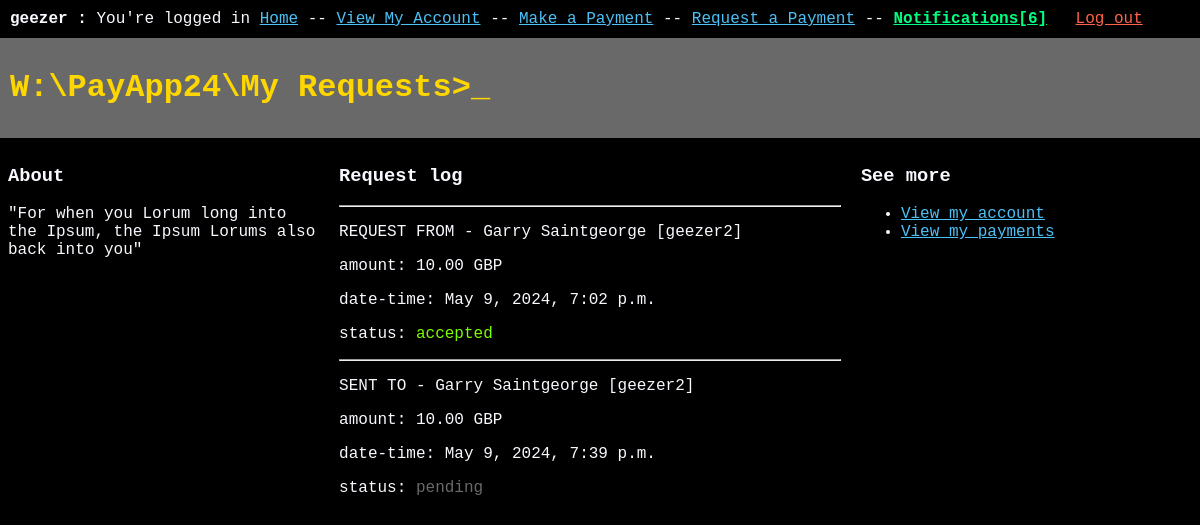
Screenshot of /payapp/my_requests (signed in) with the database file from the repository.
### payapp/models.py (models this page shows, shortened)
class UserAccount(AbstractUser):
    def name_str(self):
        return "{} {} [{}]".format(self.first_name, self.last_name, self.username)
    def requests_sent(self):
        return Request.objects.filter(recipient__account=self)
    def requests_received(self):
        return Request.objects.filter(sender__account=self)
    def requests_all(self):
        return self.requests_received() | self.requests_sent()
    def get_notifications(self):
        return Notification.objects.filter(user=self)
    def notification_count(self):
        return self.get_notifications().count()

class AbstractMoneyMovement(models.Model):
    sender = models.ForeignKey(Holding, name="sender", on_delete=models.CASCADE, related_name="sent_from")
    recipient = models.ForeignKey(Holding, name="recipient", on_delete=models.CASCADE, related_name="received_by")
    value = models.FloatField(verbose_name="Value (as sent)")
    date_made = models.DateTimeField(auto_now_add=1)
    def value_str(self, format_for_recipient=False):
        if format_for_recipient and self.cross_currency():
            f = self.recipient.convert_to_native_currency(self.value, self.sender.currency)
            return format_for_currency(f, self.recipient.currency)
        else:
            return format_for_currency(value=self.value, currency=self.sender.currency)
    def cross_currency(self):
        return self.sender.currency != self.recipient.currency

### payapp/views.py (the view, shortened to what this page needs)
# urls.py: path('my_requests', csrf_exempt(views.my_requests))
@login_required
def my_requests(request):
    context = default_context(request, "My requests")
    requests_all = request.user.requests_all()
    request_list = []
    for r in requests_all:
        sent = (r.recipient == request.user.holding)
        stuff: dict
        if sent:
            stuff = {
                "sent": True,
                "other": r.sender.account.name_str(),
                "amount": r.value_str(format_for_recipient=True),
                "datetime": r.date_made,
                "status": r.status
            }
            if r.cross_currency(): stuff['other_currency'] = r.sender.currency
        else:
            stuff = {
                "sent": False,
                "other": r.recipient.account.name_str(),
                "amount": r.value_str(),
                "datetime": r.date_made,
                "status": r.status,
                "id": r.id
            }
            if r.cross_currency(): stuff['other_currency'] = r.recipient.currency
        request_list.append(stuff)
    context["request_list"] = request_list
    return render(request, "user_info/my_requests.html", context)

### payapp/models.py (called while the page is built)
def format_for_currency(value, currency="GBP"):
    return "{:.2f} {}".format(value, currency)

### webapps2024/views.py (called while the page is built)
def default_context(_request, page_title: str) -> dict:
    context = {
        'page_title': page_title,
        'logged_in': _request.user.is_authenticated,
        'user': _request.user,
    }
    if context['logged_in']:
        context.update({
            'notification_count': _request.user.notification_count()
        })
    return context

### templates/user_info/my_requests.html (shortened to what this page needs)
{% extends 'base.html' %}
{% block content %}
    <div class="row">
        <div class="column-narrow">
            <h3>About</h3>
            "For when you Lorum long into the Ipsum, the Ipsum Lorums also back into you"
        </div>
        <div class="column">
            <h3>Request log</h3>
        {% for r in request_list %}
            <div class="request-log">
                <hr class="greyed">
                <p>{% if r.sent %}SENT TO{% else %}REQUEST FROM{% endif %} - {{ r.other }}</p>
                <p>amount: {{ r.amount }}</p>
                <p>date-time: {{ r.datetime }}</p>
                <p>status:
            {% if r.status == 'PEN' %} <span class="greyed">pending</span>
            {% elif r.status == 'ACC' %} <span class="green-success">accepted</span>
            {% elif r.status == 'REJ' %} <span class="red-error">rejected</span>
            {% endif %}
                </p>
            </div>
        {% endfor %}
        </div>
        <div class="column-narrow">
            <h3>See more</h3>
            <ul>
                <li><a href="/payapp/my_account">View my account</a></li>
                <li><a href="/payapp/my_payments">View my payments</a></li>
            </ul>
        </div>
    </div>
{% endblock %}

### templates/base.html (shortened to what this page needs)
{% load static %}
<!DOCTYPE html>
<html lang="en">
<head>
    <link rel="stylesheet" href="{% static 'mystyle.css' %}">
    <link rel="stylesheet" href="{% static 'mystyle-collumns.css' %}">
</head>
<body>
<nav>
    {% if logged_in %}
        <b>{{ user.username }} :</b> You're logged in <a href="/">Home</a>
        -- <a href="/payapp/my_account">View My Account</a>
        -- <a href="/payapp/make_payment">Make a Payment</a>
        -- <a href="/payapp/request_payment">Request a Payment</a>
        --
        {% if notification_count %}
            <b><a href="/payapp/my_notifications" id="notifications">Notifications[{{ notification_count }}]</a></b>
        {% else %}
            <a href="/payapp/my_notifications">Notifications</a>
        {% endif %}
        <a href="/payapp/logout" id="logout-button">Log out</a>
    {% else %}
        You're not logged in:
        -- <a href="/payapp/login">Login</a>
        -- <a href="/register">Register</a>
    {% endif %}
</nav>
<header>
    <h1>W:\PayApp24\{{ page_title|title }}>_</h1>
</header>
<div id="content">
    {% block content %}
    {% endblock %}
</div>
</body>
</html>

### static/mystyle.css (style rules this page uses)
body { font-family: "Lucida Console", "Courier New", monospace; background-color: black; color: ghostwhite; margin: 0; height: 100vh; }
p { text-align: justify; text-justify: inter-word; }
h1 { color: gold; }
nav { margin: 10px; }
header { background-color: dimgrey; margin: 0; padding: 10px; border-bottom: #555555; border-bottom-width: 2px; }
a { color: #4ac1f7; }
hr { margin-top: 16px; }
#content { margin: 8px; }
#logout-button { color: tomato; float: right; margin-right: 4%; }
#notifications { color: springgreen; }
.green-success { color: lawngreen; }
.greyed { color: dimgrey; }

### static/mystyle-collumns.css (style rules this page uses)
.row { display: flex; }
.column { flex: 100%; padding-right: 20px; }
.column-narrow { flex: 62%; padding-right: 20px; }

### rows the page displays
UserAccount: username "geezer"
AbstractMoneyMovement: datetime "May 9, 2024, 7:02 p.m."
AbstractMoneyMovement: datetime "May 9, 2024, 7:39 p.m."

### other values shown
{{ notification_count }} "6"
{{ page_title|title }} "My Requests"
{{ r.other }} "Garry Saintgeorge [geezer2]" "Garry Saintgeorge [geezer2]"
{{ r.amount }} "10.00 GBP" "10.00 GBP"
